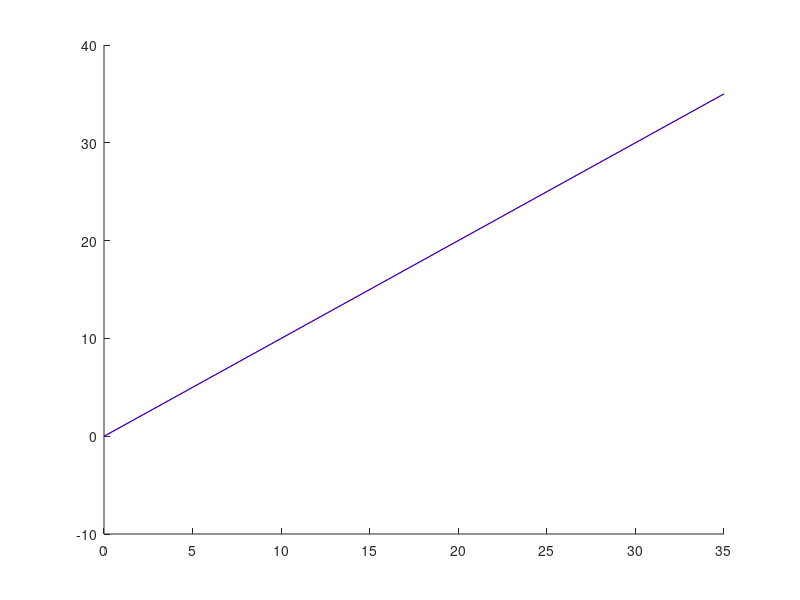

Recreate this plot in MATLAB. (Note: this script raises an error after producing the figure.)
clear all; clc;
addpath("D:/$EVALUACION lo deje aca/Scripts octave/Tp4")
tol = 1e-6;
a0=19;

#Si graficamos z en funcion de a podemos obtener un intervalo en el cual podemos
#aplicar el metodo de biseccion o tambien podemos obtener un a0 del enunciado
#dado que nos dan una funcion w que se aproxima a la nuestra entonces a0=19
z= @(a) 0.04*sqrt(a+0.02).*(1-0.02)-0.02.*sqrt(3.*a)-0.02+a;
a = linspace(0,35,500);
figure(1);
hold on;
plot(a,z(a),'r-');
y1 = @(a) a;
plot(a,y1(a), 'b-');
hold off;
#en la grafica se ve una sola linea pero esto se debe a que las dos curvas son
#casi iguales
[x, rh, it,t]=puntofijo_p(z,a0,500,tol);
a=x


#w= @(t) 0.04*sqrt(19+t).*(1-t)-t.*sqrt(3.*19)-t;
x2= @(t) 0.04*sqrt(a+t).*(1-t)-t.*sqrt(3.*a)-t;
y2= @(t) 0*t;
t = linspace(-3,3,500);
figure(2)
hold on;
plot(t,x2(t),'r-');
plot(t,y2(t),'b-');
[p, rh, it, E_rel,tiempo] = biseccion_p(x2,-3,3,500,tol);
p


